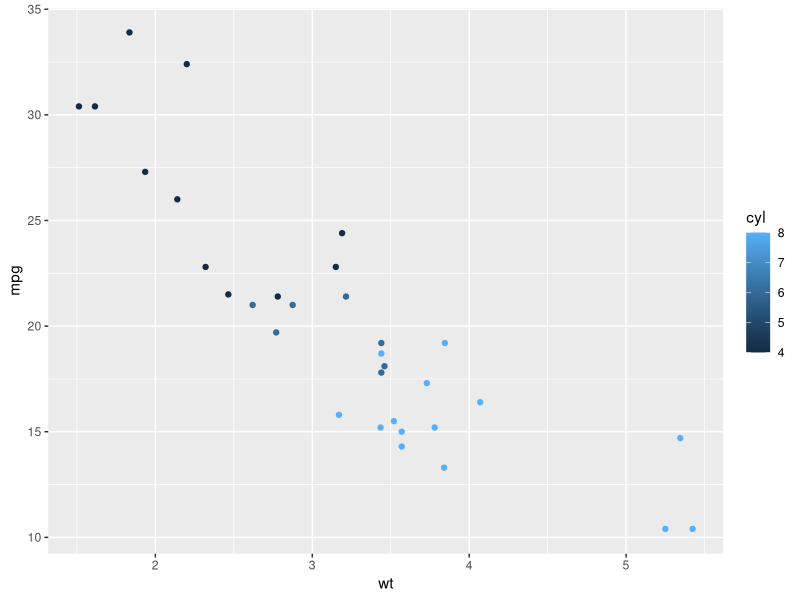
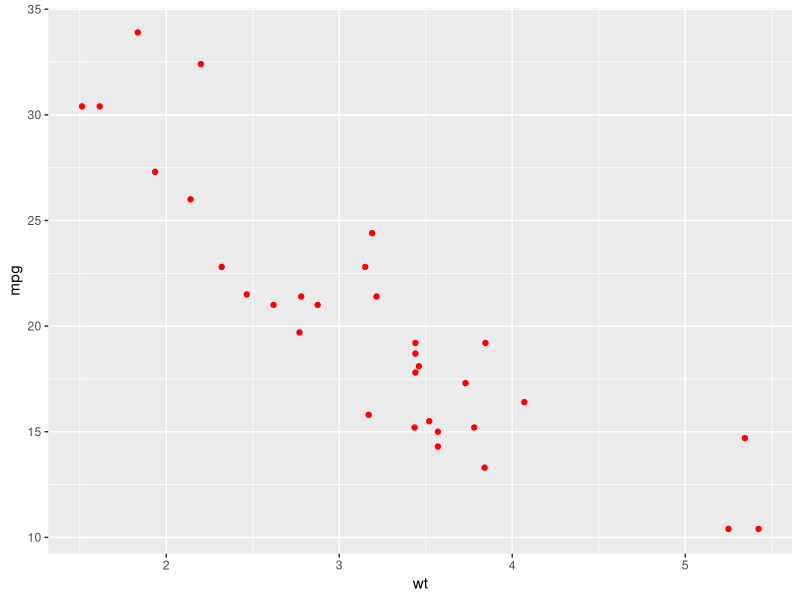
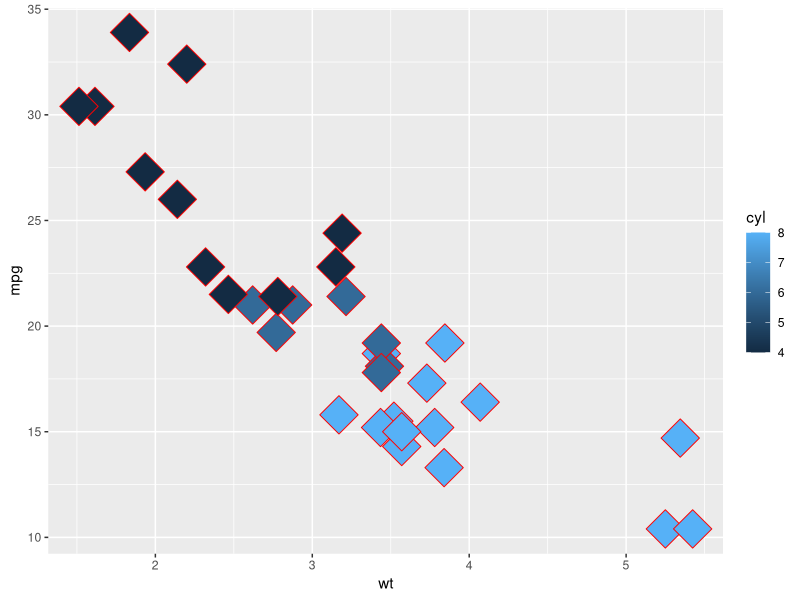
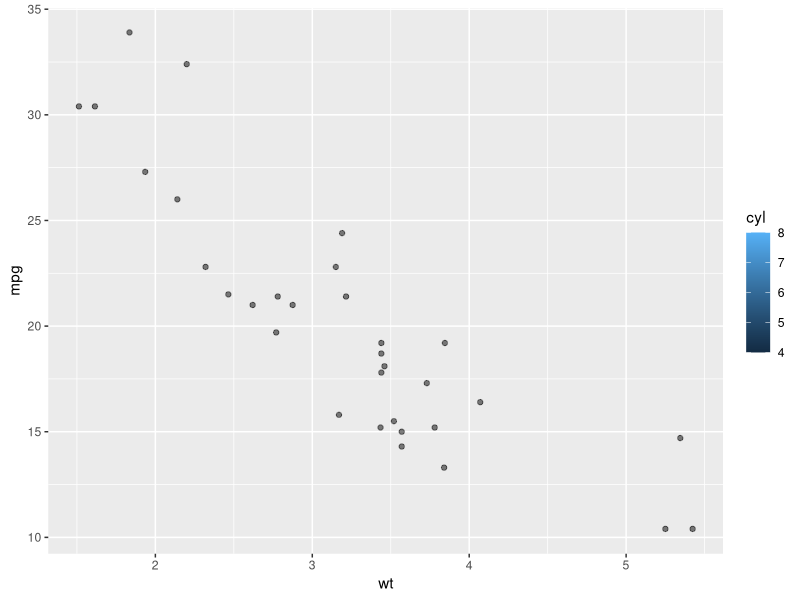
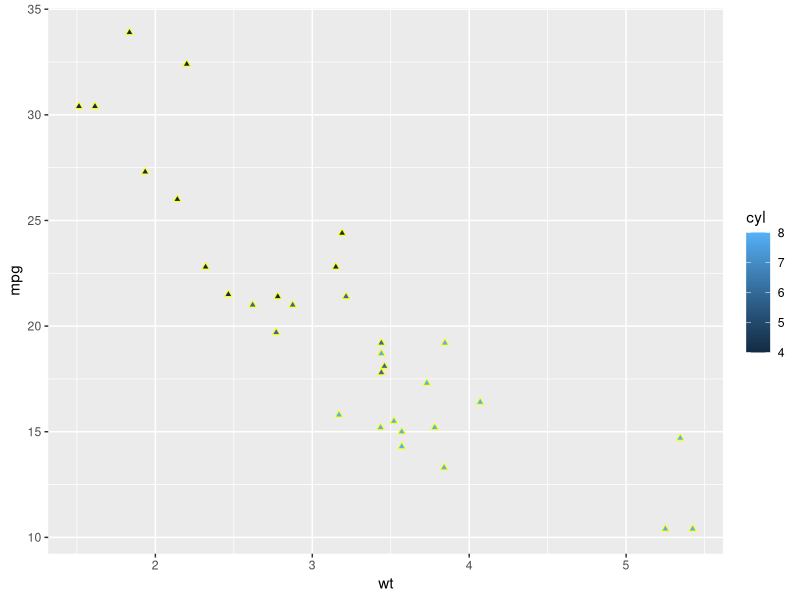
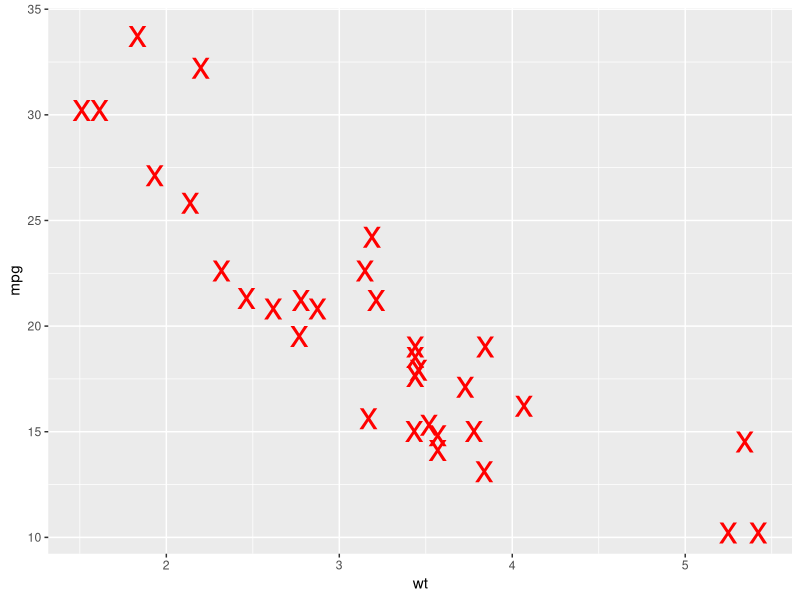
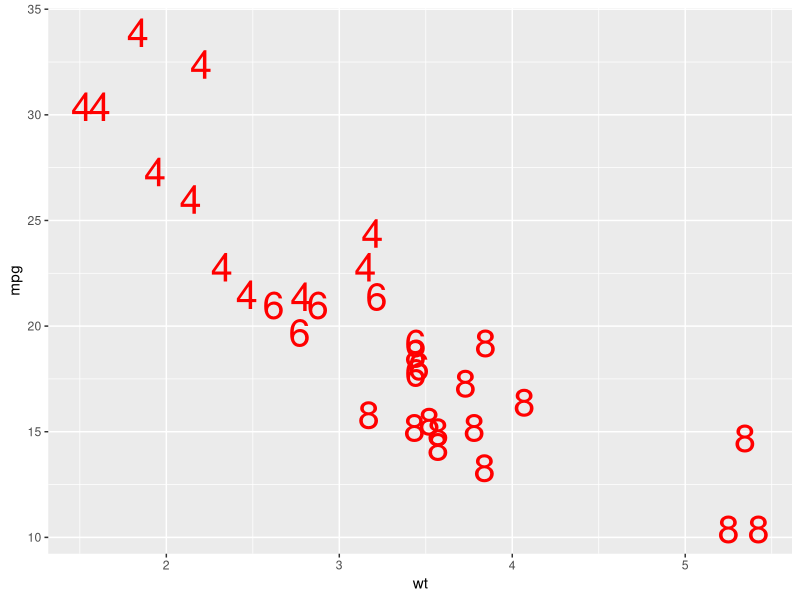
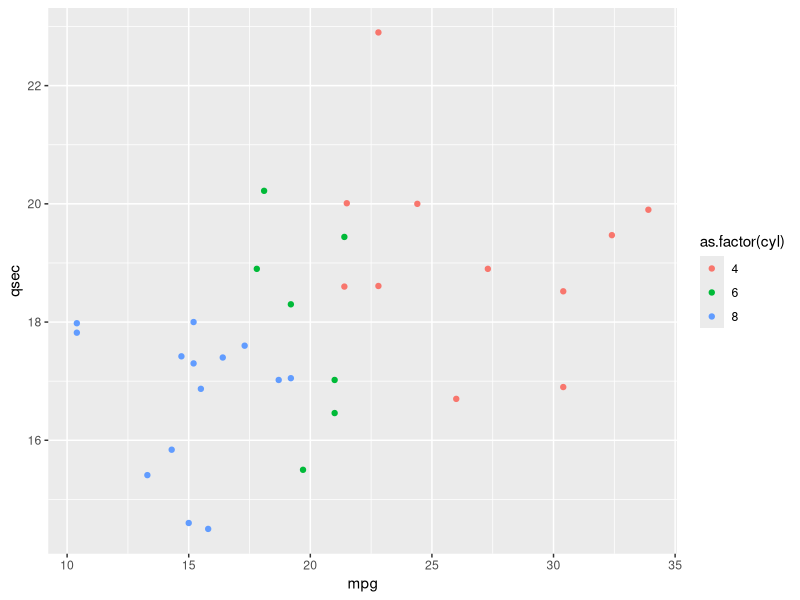

Recreate these plots in R, in order.
library(ggplot2)
str(mtcars)

ggplot(mtcars,aes(x=wt,y=mpg,col=cyl))+geom_point()
my_color <- "#123456"
my_color <- "red"
ggplot(mtcars,aes(x=wt,y=mpg,col=cyl))+geom_point(col=my_color)

ggplot(mtcars, aes(x=wt,y=mpg,fill=cyl))+geom_point(size=10,shape=23,col=my_color)

# Expand to draw points with alpha 0.5
ggplot(mtcars, aes(x = wt, y = mpg, fill = cyl)) +geom_point(alpha=0.5)


# Expand to draw points with shape 24 and color yellow
ggplot(mtcars, aes(x = wt, y = mpg, fill = cyl)) +geom_point(shape=24,col="yellow")


# Expand to draw text with label x, color red and size 10
ggplot(mtcars, aes(x = wt, y = mpg, fill = cyl)) +geom_text(label="x",col="red",size=10)
ggplot(mtcars, aes(x = wt, y = mpg, label = cyl)) +geom_text(col="red",size=10)

ggplot(mtcars,aes(x=mpg,y=qsec,col=as.factor(cyl)))+geom_point()
ggplot(mtcars,aes(x=mpg,y=qsec,col=factor(cyl)))+geom_point()
ggplot(mtcars,aes(x=mpg,y=qsec,col=as.factor(cyl),shape=as.factor(am)))+geom_point()
ggplot(mtcars,aes(x=mpg,y=qsec,col=factor(cyl),shape=factor(am)))+geom_point()
# ggplot(mtcars,aes(x=mpg,y=qsec,col=as.factor(cyl)))+geom_point(shape=as.factor(am))
ggplot(mtcars,aes(x=mpg,y=qsec,col=as.factor(cyl),shape=as.factor(am),size=(hp/wt)))+geom_point()
